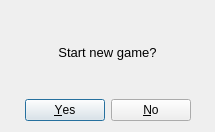
<?xml version="1.0" encoding="UTF-8"?>
<ui version="4.0">
 <class>newGameDialog</class>
 <widget class="QDialog" name="newGameDialog">
  <property name="geometry">
   <rect>
    <x>0</x>
    <y>0</y>
    <width>215</width>
    <height>132</height>
   </rect>
  </property>
  <property name="sizePolicy">
   <sizepolicy hsizetype="Fixed" vsizetype="Fixed">
    <horstretch>0</horstretch>
    <verstretch>0</verstretch>
   </sizepolicy>
  </property>
  <property name="windowTitle">
   <string>Dialog</string>
  </property>
  <layout class="QVBoxLayout" name="verticalLayout">
   <item>
    <spacer name="verticalSpacer_2">
     <property name="orientation">
      <enum>Qt::Vertical</enum>
     </property>
     <property name="sizeType">
      <enum>QSizePolicy::Fixed</enum>
     </property>
     <property name="sizeHint" stdset="0">
      <size>
       <width>20</width>
       <height>20</height>
      </size>
     </property>
    </spacer>
   </item>
   <item>
    <widget class="QLabel" name="label">
     <property name="font">
      <font>
       <pointsize>10</pointsize>
      </font>
     </property>
     <property name="text">
      <string>Start new game?</string>
     </property>
     <property name="alignment">
      <set>Qt::AlignCenter</set>
     </property>
    </widget>
   </item>
   <item>
    <spacer name="verticalSpacer">
     <property name="orientation">
      <enum>Qt::Vertical</enum>
     </property>
     <property name="sizeType">
      <enum>QSizePolicy::Fixed</enum>
     </property>
     <property name="sizeHint" stdset="0">
      <size>
       <width>20</width>
       <height>20</height>
      </size>
     </property>
    </spacer>
   </item>
   <item>
    <widget class="QDialogButtonBox" name="buttonBox">
     <property name="locale">
      <locale language="English" country="UnitedStates"/>
     </property>
     <property name="orientation">
      <enum>Qt::Horizontal</enum>
     </property>
     <property name="standardButtons">
      <set>QDialogButtonBox::No|QDialogButtonBox::Yes</set>
     </property>
     <property name="centerButtons">
      <bool>true</bool>
     </property>
    </widget>
   </item>
  </layout>
 </widget>
 <resources/>
 <connections>
  <connection>
   <sender>buttonBox</sender>
   <signal>accepted()</signal>
   <receiver>newGameDialog</receiver>
   <slot>accept()</slot>
   <hints>
    <hint type="sourcelabel">
     <x>248</x>
     <y>254</y>
    </hint>
    <hint type="destinationlabel">
     <x>157</x>
     <y>274</y>
    </hint>
   </hints>
  </connection>
  <connection>
   <sender>buttonBox</sender>
   <signal>rejected()</signal>
   <receiver>newGameDialog</receiver>
   <slot>reject()</slot>
   <hints>
    <hint type="sourcelabel">
     <x>316</x>
     <y>260</y>
    </hint>
    <hint type="destinationlabel">
     <x>286</x>
     <y>274</y>
    </hint>
   </hints>
  </connection>
 </connections>
</ui>
